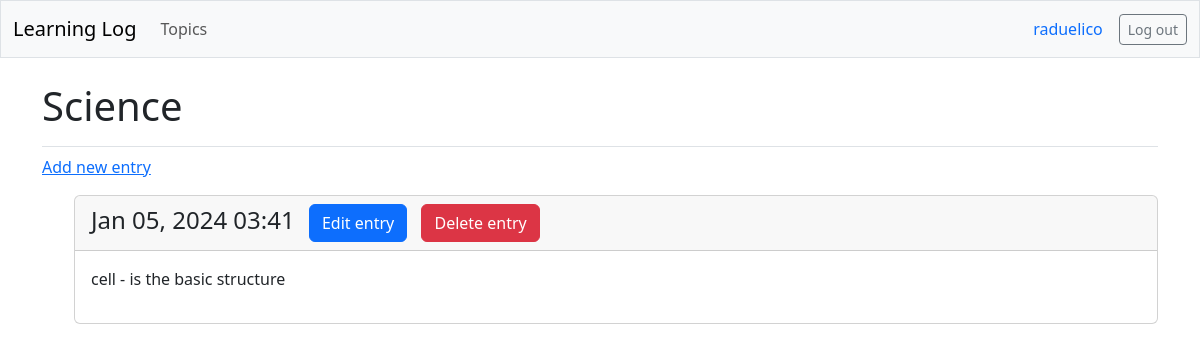
/topics/7/ (signed in), run on the app's committed database.
### learning_logs/models.py (models this page shows, shortened)
class Topic(models.Model):
    text = models.CharField(max_length=256)
    date_added = models.DateTimeField(auto_now_add=True)
    owner = models.ForeignKey(User, on_delete=models.CASCADE)

class Entry(models.Model):
    topic = models.ForeignKey(Topic, on_delete=models.CASCADE)
    text = models.TextField()
    date_added = models.DateTimeField(auto_now_add=True)
    class Meta:
        verbose_name_plural = "entries"

### learning_logs/views.py (the view)
# urls.py: path("topics/<int:topic_id>/", views.topic, name="topic"),
@login_required
def topic(request, topic_id):
    topic = Topic.objects.get(id=topic_id)
    check_topic_owner(request, topic)
    entries = topic.entry_set.order_by("-date_added")
    context = {"topic": topic, "entries": entries}
    return render(request, "learning_logs/topic.html", context)

### learning_logs/views.py (called while the page is built)
def check_topic_owner(request, topic):
    if topic.owner != request.user:
        raise Http404

### learning_logs/templates/learning_logs/topic.html
{% extends 'learning_logs/base.html' %}
{% block page_header %}
<h1>{{ topic.text }}</h1>
{% endblock page_header %}
{% block content %}
<p><a href="{% url 'learning_logs:new_entry' topic.id %}">Add new entry</a></p>
<ul>
    {% for entry in entries %}
    <div class="card mb-3">
        <h4 class="card-header">
            {{ entry.date_added|date:'M d, Y H:i' }}
            <a class="btn btn-primary btn-md ms-2" href="{% url 'learning_logs:edit_entry' entry.id %}">
                Edit entry</a>
            <a class="btn btn-danger btn-md ms-2" href="{% url 'learning_logs:delete_entry' entry.id %}">
                Delete entry</a>
        </h4>
        <div class="card-body">{{ entry.text|linebreaks }}</div>
    </div>
    {% empty %}
    <p>There are no entries for this topic yet.</p>
    {% endfor %}
</ul>
{% endblock content %}

### learning_logs/templates/learning_logs/base.html (shortened to what this page needs)
<!DOCTYPE html>
<html lang="en">
<head>
    {% load django_bootstrap5 %}
    {% bootstrap_css %}
</head>
<body>
    <nav class="navbar navbar-expand-md navbar-light bg-light mb-4 border">
        <div class="container-fluid">
            <a class="navbar-brand" href="{% url 'learning_logs:index' %}">
                Learning Log</a>
            <div class="collapse navbar-collapse" id="navbarCollapse">
                <ul class="navbar-nav me-auto mb-2 mb-md-0">
                    <li class="nav-item">
                        <a class="nav-link" href="{% url 'learning_logs:topics' %}">Topics</a>
                    </li>
                </ul>
                <ul class="navbar-nav ms-auto mb-2 mb-md-0">
                    {% if user.is_authenticated %}
                    <li class="nav-item me-2">
                        <span class="navbar-text me-2 text-primary">{{ user.username }}</span>
                    </li>
                    {% endif %}
                </ul>
                {% if user.is_authenticated %}
                <form action="{% url 'accounts:logout' %}" method="POST">
                    <button type="submit" class="btn btn-outline-secondary btn-sm">
                        Log out</button>
                </form>
                {% endif %}
            </div>
        </div>
    </nav>
    <main class="container">
        <div class="pb-2 mb-2 border-bottom">
            {% block page_header %}{% endblock page_header %}
        </div>
        <div>
            {% block content %}{% endblock content %}
        </div>
    </main>
</body>
</html>

### data on the page
Topic: text "Science"
Entry: date_added "Jan 05, 2024 03:41", text "cell - is the basic structure"

### other printed values
{{ user.username }} "raduelico"
